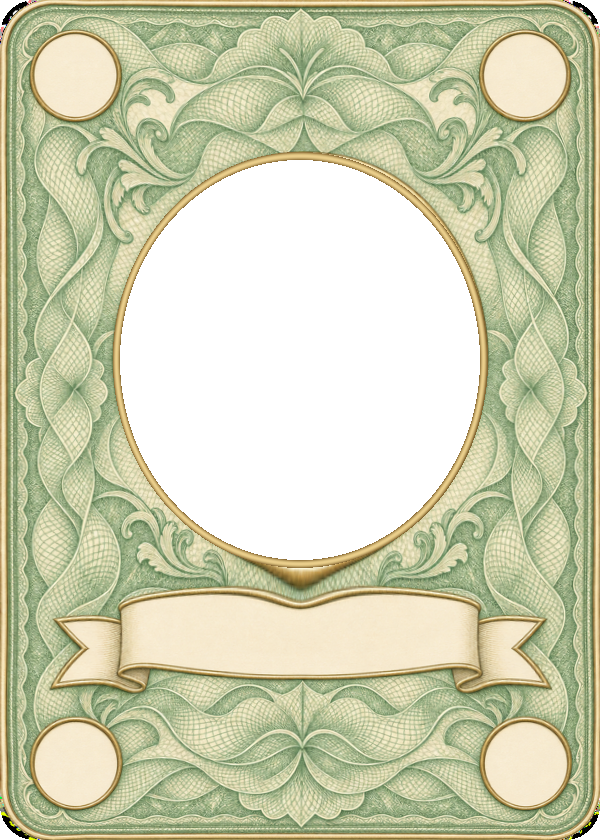
#> input picture art/bill-1.png, 600 x 840 px, given in place of gh-logo-big.png, which was not available
$ python make_store_assets.py
#> lines starting #> are read from the running program, lines starting #| are printed output that depends on the picture
from PIL import Image, ImageDraw, ImageFilter, ImageFont
import random, math
RAW='/tmp/print/raw/'
ART='/mnt/user-data/outputs/YoureACard/art/'
FONT='/tmp/fonts/Corben-Bold.ttf'
CREAM=(250,239,212); NAVY=(6,21,43); RED=(232,67,63); YEL=(252,186,11)
logo=Image.open('gh-logo-big.png').convert('RGBA'); logo=logo.crop(logo.getbbox())
#> further down, logo is the input picture: PIL image 600x840 RGBA; mean R, G, B, A 147.5, 149.7, 117.8, 197.2
yac=Image.open(ART+'logo.png').convert('RGBA'); yac=yac.crop(yac.getbbox())
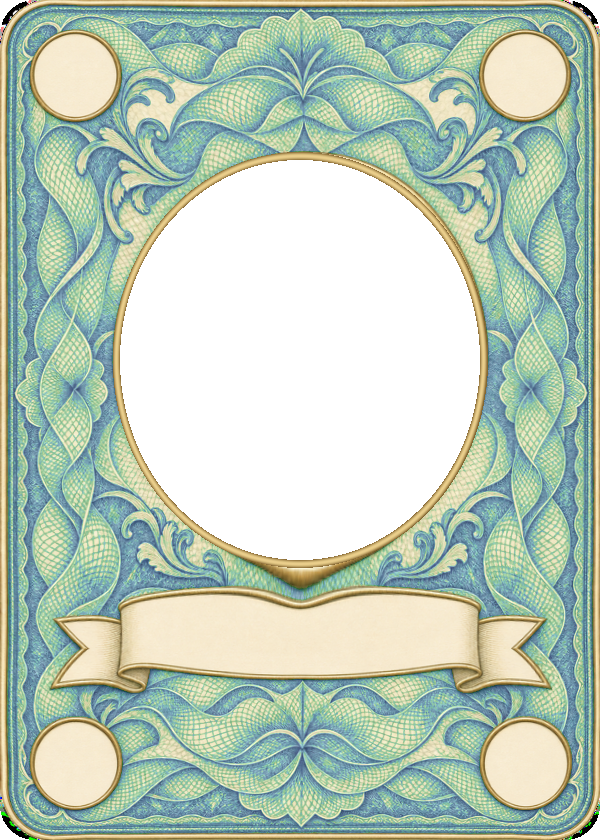
#> input picture art/bill-2.png, 600 x 840 px, given in place of logo.png, which was not available
#> further down, yac is the input picture: PIL image 600x840 RGBA; mean R, G, B, A 128.2, 145.5, 128.4, 197.2

def felt(W,H,seed=3):
    # deep green table: radial glow + fine noise + vignette
    img=Image.new('RGB',(W,H))
    small=Image.new('RGB',(W//8,H//8)); px=small.load()
    cx,cy=small.width/2,small.height*0.45
    rmax=math.hypot(small.width/2,small.height/2)
    for y in range(small.height):
        for x in range(small.width):
            t=min(1.0,math.hypot(x-cx,(y-cy)*1.25)/rmax)
            a=(34,96,64); b=(7,32,24)
            px[x,y]=tuple(int(a[i]+(b[i]-a[i])*(t**1.3)) for i in range(3))
    img=small.resize((W,H),Image.BICUBIC)
    rnd=random.Random(seed)
    noise=Image.effect_noise((W//2,H//2),22).resize((W,H)).convert('L')
    img=Image.blend(img,Image.merge('RGB',(noise,noise,noise)),0.045)
    return img.convert('RGBA')

# [4 lines left out: function card, not called in this run]

def shadowed(im,rot,blur=None):
    blur=blur or max(8,im.height//40)
    r=im.rotate(rot,resample=Image.BICUBIC,expand=True)
    pad=blur*4
    sh=Image.new('RGBA',(r.width+pad*2,r.height+pad*2),(0,0,0,0))
    a=r.split()[3].point(lambda v:int(v*0.55))
    blk=Image.new('RGBA',r.size,(0,0,0,255)); blk.putalpha(a)
    sh.alpha_composite(blk,(pad+blur//2,pad+blur))
    sh=sh.filter(ImageFilter.GaussianBlur(blur))
    sh.alpha_composite(r,(pad,pad))
    return sh

def place(canvas,im,cx,cy):
    canvas.alpha_composite(im,(int(cx-im.width/2),int(cy-im.height/2)))

# [8 lines left out: function fan, not called in this run]

def gem(name,size,rot=0):
    im=Image.open(ART+'treasure-%s.png'%name).convert('RGBA')
    im=im.resize((size,size),Image.LANCZOS)
    return shadowed(im,rot,blur=max(6,size//25))

NUNITO='/mnt/user-data/outputs/YoureACard/fonts/Nunito.ttf'
# [18 lines left out: functions text, logo_at, not called in this run]

LEFT=['swipe','swap','grand']
RIGHT=['lockpick','payup','wild']
TAG="Steal gems. Outsmart your friends."

def scene_wide(W,H,safe):  # safe = (x0,y0,x1,y1) where key content must sit
    c=felt(W,H)
    x0,y0,x1,y1=safe; sw=x1-x0; sh=y1-y0
    cx=(x0+x1)/2
    ch=int(sh*0.52)                       # card height
    # gems scattered behind the cards
    rnd=random.Random(7)
    for name,fx,fy,s in [('ruby',0.03,0.18,0.10),('emerald',0.30,0.86,0.08),('sapphire',0.70,0.88,0.08),('diamond',0.97,0.16,0.10),('amethyst',0.24,0.10,0.07),('topaz',0.77,0.08,0.07)]:
        place(c,gem(name,int(sh*s*1.6),rnd.uniform(-20,20)),x0+sw*fx,y0+sh*fy)
    fan(c,LEFT,x0+sw*0.135,y0+sh*0.50,ch,10,ch*0.30,ch*0.04)
    fan(c,RIGHT,x0+sw*0.865,y0+sh*0.50,ch,10,ch*0.30,ch*0.04)
    lh=logo_at(c,cx,y0+sh*0.40,int(sw*0.36))
    text(c,TAG,cx,y0+sh*0.40+lh*0.5+sh*0.13,int(sh*0.068))
    return c.convert('RGB')

# [13 lines left out: function scene_stack, not called in this run]

def scene_search(W,H):
    return scene_stack(W,H,(0,0,W,H))

# 1) Header only, 21:9
scene_wide(3840,1646,(110,90,3730,1500)).save('header-3840x1646.png')
#> in felt, `img=Image.new('RGB',(W,H))`: img: PIL image 3840x1646 RGB; every value is 0
#> in felt, `small = Image.new('RGB', (W // 8, H // 8))`: small: PIL image 480x205 RGB; every value is 0
#> in felt, `noise=Image.effect_noise((W//2,H//2),22).resize((W,H)).convert('L')`:
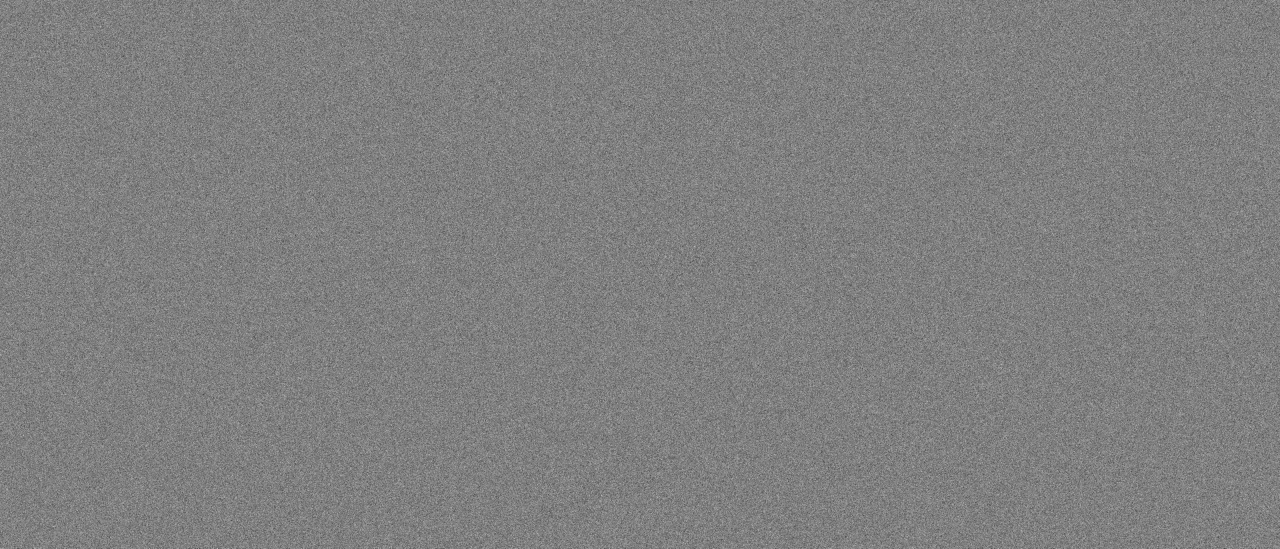
#> noise: PIL image 3840x1646 L (shown at 1/3 size); min 32, max 219, mean 127.5
#> in gem, `im=im.resize((size,size),Image.LANCZOS)`:
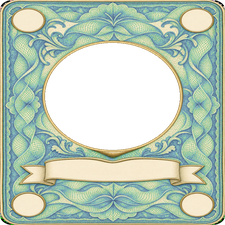
#> im: PIL image 225x225 RGBA; mean R, G, B, A 129.1, 146, 128.7, 197.2; transparent parts drawn white
#> in shadowed, `r=im.rotate(rot,resample=Image.BICUBIC,expand=True)`:
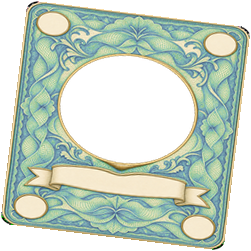
#> r: PIL image 251x251 RGBA; mean R, G, B, A 103, 116.6, 102.8, 158.5; transparent parts drawn white
#> in shadowed, `sh=Image.new('RGBA',(r.width+pad*2,r.height+pad*2),(0,0,0,0))`: sh: PIL image 323x323 RGBA; every value is 0
#> in shadowed, `a=r.split()[3].point(lambda v:int(v*0.55))`:
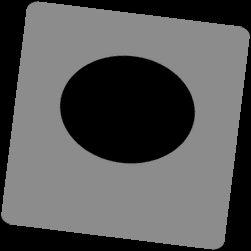
#> a: PIL image 251x251 L; min 0, max 140, mean 87
#> in shadowed, `blk.putalpha(a)`:
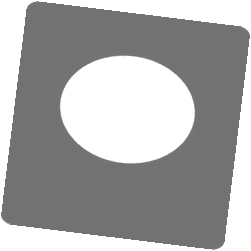
#> blk: PIL image 251x251 RGBA; mean R, G, B, A 0, 0, 0, 87; transparent parts drawn white
#> in shadowed, `sh.alpha_composite(r,(pad,pad))`:
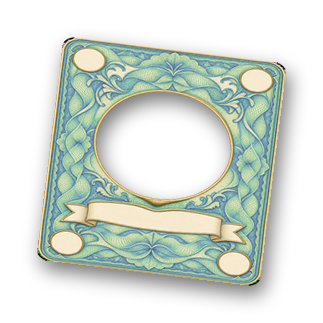
#> sh: PIL image 323x323 RGBA; mean R, G, B, A 61.7, 70, 61.9, 103.5; transparent parts drawn white
#> (the run stopped early here; a loop or call above may not have finished)
